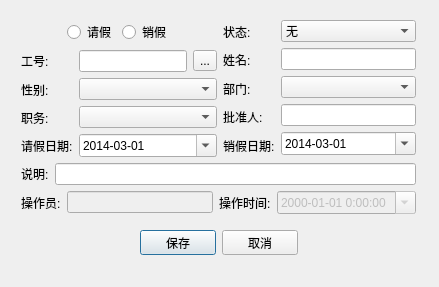
<?xml version="1.0" encoding="UTF-8"?>
<ui version="4.0">
 <class>EmployeeVacationDialog</class>
 <widget class="QDialog" name="EmployeeVacationDialog">
  <property name="geometry">
   <rect>
    <x>0</x>
    <y>0</y>
    <width>439</width>
    <height>287</height>
   </rect>
  </property>
  <property name="windowTitle">
   <string>Dialog</string>
  </property>
  <widget class="QWidget" name="layoutWidget">
   <property name="geometry">
    <rect>
     <x>140</x>
     <y>230</y>
     <width>158</width>
     <height>25</height>
    </rect>
   </property>
   <layout class="QHBoxLayout" name="horizontalLayout_5">
    <item>
     <widget class="QPushButton" name="btn_save">
      <property name="text">
       <string>保存</string>
      </property>
     </widget>
    </item>
    <item>
     <widget class="QPushButton" name="btn_cancel">
      <property name="text">
       <string>取消</string>
      </property>
     </widget>
    </item>
   </layout>
  </widget>
  <widget class="QWidget" name="layoutWidget1">
   <property name="geometry">
    <rect>
     <x>21</x>
     <y>20</y>
     <width>395</width>
     <height>194</height>
    </rect>
   </property>
   <layout class="QVBoxLayout" name="verticalLayout_6">
    <item>
     <layout class="QHBoxLayout" name="horizontalLayout_7">
      <item>
       <layout class="QVBoxLayout" name="verticalLayout_5">
        <item>
         <layout class="QHBoxLayout" name="horizontalLayout_2">
          <item>
           <spacer name="horizontalSpacer">
            <property name="orientation">
             <enum>Qt::Horizontal</enum>
            </property>
            <property name="sizeHint" stdset="0">
             <size>
              <width>40</width>
              <height>20</height>
             </size>
            </property>
           </spacer>
          </item>
          <item>
           <layout class="QHBoxLayout" name="horizontalLayout_6">
            <item>
             <widget class="QRadioButton" name="radioButton_leave">
              <property name="text">
               <string>请假</string>
              </property>
             </widget>
            </item>
            <item>
             <widget class="QRadioButton" name="radioButton_back">
              <property name="text">
               <string>销假</string>
              </property>
             </widget>
            </item>
           </layout>
          </item>
          <item>
           <spacer name="horizontalSpacer_2">
            <property name="orientation">
             <enum>Qt::Horizontal</enum>
            </property>
            <property name="sizeHint" stdset="0">
             <size>
              <width>40</width>
              <height>20</height>
             </size>
            </property>
           </spacer>
          </item>
         </layout>
        </item>
        <item>
         <layout class="QHBoxLayout" name="horizontalLayout_4">
          <item>
           <layout class="QVBoxLayout" name="verticalLayout">
            <item>
             <widget class="QLabel" name="label">
              <property name="text">
               <string>工号:</string>
              </property>
             </widget>
            </item>
            <item>
             <widget class="QLabel" name="label_3">
              <property name="text">
               <string>性别:</string>
              </property>
             </widget>
            </item>
            <item>
             <widget class="QLabel" name="label_5">
              <property name="text">
               <string>职务:</string>
              </property>
             </widget>
            </item>
            <item>
             <widget class="QLabel" name="label_leave">
              <property name="text">
               <string>请假日期:</string>
              </property>
             </widget>
            </item>
           </layout>
          </item>
          <item>
           <layout class="QVBoxLayout" name="verticalLayout_2">
            <item>
             <layout class="QHBoxLayout" name="horizontalLayout">
              <item>
               <widget class="QLineEdit" name="lineEdit_cardNo"/>
              </item>
              <item>
               <widget class="QToolButton" name="toolButton">
                <property name="text">
                 <string>...</string>
                </property>
               </widget>
              </item>
             </layout>
            </item>
            <item>
             <widget class="QComboBox" name="comboBox_gender">
              <item>
               <property name="text">
                <string/>
               </property>
              </item>
              <item>
               <property name="text">
                <string>男</string>
               </property>
              </item>
              <item>
               <property name="text">
                <string>女</string>
               </property>
              </item>
             </widget>
            </item>
            <item>
             <widget class="QComboBox" name="comboBox_post">
              <item>
               <property name="text">
                <string/>
               </property>
              </item>
             </widget>
            </item>
            <item>
             <widget class="QDateEdit" name="dateEdit_leave">
              <property name="maximumDate">
               <date>
                <year>2050</year>
                <month>12</month>
                <day>31</day>
               </date>
              </property>
              <property name="minimumDate">
               <date>
                <year>2014</year>
                <month>3</month>
                <day>1</day>
               </date>
              </property>
              <property name="displayFormat">
               <string>yyyy-MM-dd</string>
              </property>
              <property name="calendarPopup">
               <bool>true</bool>
              </property>
             </widget>
            </item>
           </layout>
          </item>
         </layout>
        </item>
       </layout>
      </item>
      <item>
       <layout class="QVBoxLayout" name="verticalLayout_3">
        <item>
         <widget class="QLabel" name="label_12">
          <property name="text">
           <string>状态:</string>
          </property>
         </widget>
        </item>
        <item>
         <widget class="QLabel" name="label_2">
          <property name="text">
           <string>姓名:</string>
          </property>
         </widget>
        </item>
        <item>
         <widget class="QLabel" name="label_4">
          <property name="text">
           <string>部门:</string>
          </property>
         </widget>
        </item>
        <item>
         <widget class="QLabel" name="label_8">
          <property name="text">
           <string>批准人:</string>
          </property>
         </widget>
        </item>
        <item>
         <widget class="QLabel" name="label_back">
          <property name="text">
           <string>销假日期:</string>
          </property>
         </widget>
        </item>
       </layout>
      </item>
      <item>
       <layout class="QVBoxLayout" name="verticalLayout_4">
        <item>
         <widget class="QComboBox" name="comboBox_status">
          <item>
           <property name="text">
            <string>无</string>
           </property>
          </item>
          <item>
           <property name="text">
            <string>已请假</string>
           </property>
          </item>
          <item>
           <property name="text">
            <string>已销假</string>
           </property>
          </item>
         </widget>
        </item>
        <item>
         <widget class="QLineEdit" name="lineEdit_name"/>
        </item>
        <item>
         <widget class="QComboBox" name="comboBox_department">
          <item>
           <property name="text">
            <string/>
           </property>
          </item>
         </widget>
        </item>
        <item>
         <widget class="QLineEdit" name="lineEdit_auditor"/>
        </item>
        <item>
         <widget class="QDateEdit" name="dateEdit_back">
          <property name="maximumDate">
           <date>
            <year>2050</year>
            <month>12</month>
            <day>31</day>
           </date>
          </property>
          <property name="minimumDate">
           <date>
            <year>2014</year>
            <month>3</month>
            <day>1</day>
           </date>
          </property>
          <property name="displayFormat">
           <string>yyyy-MM-dd</string>
          </property>
          <property name="calendarPopup">
           <bool>true</bool>
          </property>
         </widget>
        </item>
       </layout>
      </item>
     </layout>
    </item>
    <item>
     <layout class="QHBoxLayout" name="horizontalLayout_10">
      <item>
       <widget class="QLabel" name="label_11">
        <property name="text">
         <string>说明:</string>
        </property>
       </widget>
      </item>
      <item>
       <widget class="QLineEdit" name="lineEdit_remark"/>
      </item>
     </layout>
    </item>
    <item>
     <layout class="QHBoxLayout" name="horizontalLayout_3">
      <item>
       <widget class="QLabel" name="label_9">
        <property name="text">
         <string>操作员:</string>
        </property>
       </widget>
      </item>
      <item>
       <widget class="QLineEdit" name="lineEdit_operator">
        <property name="enabled">
         <bool>false</bool>
        </property>
       </widget>
      </item>
      <item>
       <widget class="QLabel" name="label_10">
        <property name="text">
         <string>操作时间:</string>
        </property>
       </widget>
      </item>
      <item>
       <widget class="QDateTimeEdit" name="dateTimeEdit_operationTime">
        <property name="enabled">
         <bool>false</bool>
        </property>
        <property name="displayFormat">
         <string>yyyy-MM-dd H:mm:ss</string>
        </property>
        <property name="calendarPopup">
         <bool>true</bool>
        </property>
       </widget>
      </item>
     </layout>
    </item>
   </layout>
  </widget>
 </widget>
 <resources/>
 <connections/>
</ui>
